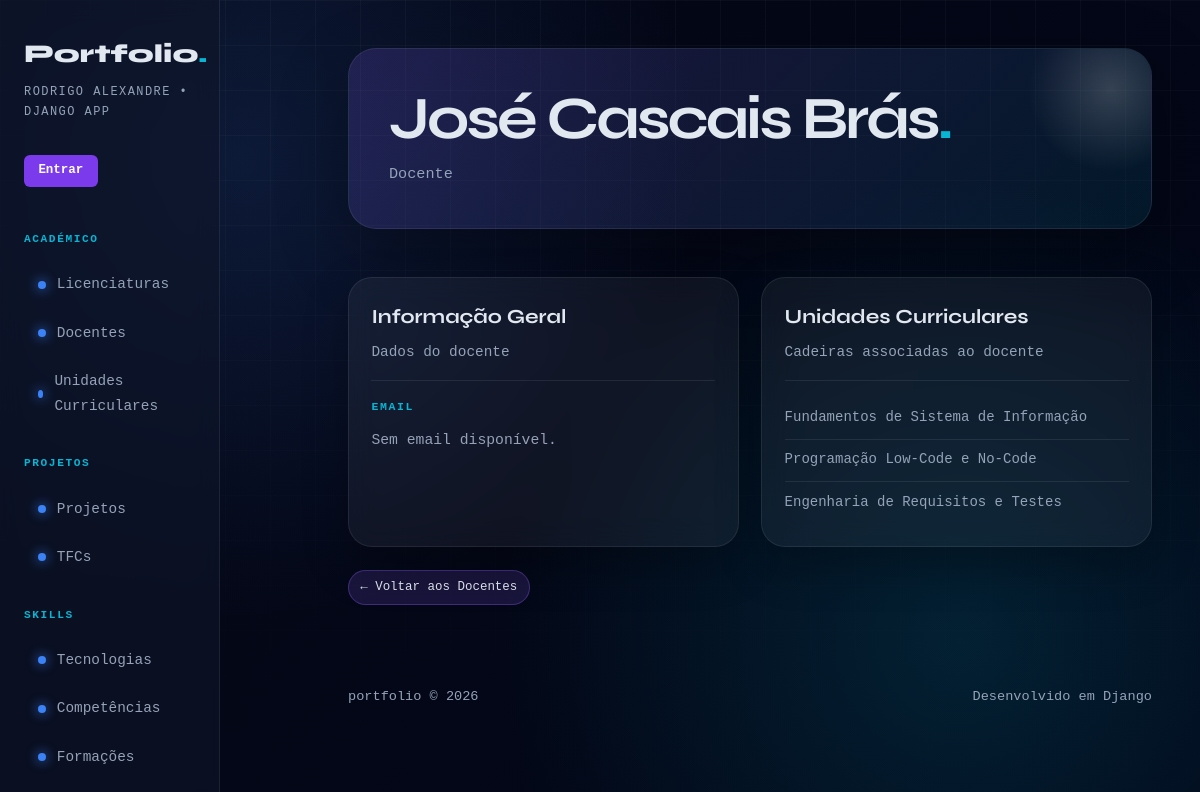
Page /portfolio/docentes/2/ on the committed database.
### portfolio/models.py (models this page shows, shortened)
class Docente(models.Model):
    nome = models.CharField(max_length=200)
    email = models.EmailField(blank=True)
    url_pagina_lusofona = models.URLField(blank=True)
    linkedin = models.URLField(blank=True)
    foto = models.ImageField(upload_to="docentes/", blank=True, null=True)
    class Meta:
        verbose_name_plural = "Docentes"
        ordering = ["nome"]

class UnidadeCurricular(models.Model):
    nome = models.CharField(max_length=200)
    sigla = models.CharField(max_length=20, blank=True)
    ano_curricular = models.IntegerField()
    semestre = models.IntegerField()
    ects = models.IntegerField()
    apresentacao = models.TextField(blank=True)
    codigo_curso = models.IntegerField(null=True, blank=True)
    codigo_uc = models.IntegerField(null=True, blank=True)
    licenciatura = models.ForeignKey(
        Licenciatura, on_delete=models.CASCADE, related_name="ucs"
    )
    docentes = models.ManyToManyField(
        Docente, blank=True, related_name="ucs"
    )
    objetivos = models.TextField(blank=True)
    programa = models.TextField(blank=True)
    metodologia = models.TextField(blank=True)
    bibliografia = models.TextField(blank=True)
    natureza = models.CharField(max_length=50, blank=True)
    class Meta:
        verbose_name_plural = "Unidades Curriculares"

### portfolio/views.py (the view)
# urls.py: path('docentes/<int:docente_id>/', views.docente_detail_view, name='docente_detail'),
def docente_detail_view(request, docente_id):
    docente = get_object_or_404(Docente, id=docente_id)
    return render(request, 'portfolio/docente_detail.html', {
        'docente': docente
    })

### portfolio/templates/portfolio/docente_detail.html (shortened to what this page needs)
{% extends "portfolio/base.html" %}
{% block content %}
<div class="page-header">
    <div>
        <h2>{{ docente.nome }}<span>.</span></h2>
    </div>
    <span class="page-count">Docente</span>
</div>
<section class="grid">
    <article class="card">
        <header>
            <h3>Informação Geral</h3>
            <p>Dados do docente</p>
        </header>
        <section>
            <h4>Email</h4>
            {% if docente.email %}
                <p>{{ docente.email }}</p>
            {% else %}
                <p>Sem email disponível.</p>
            {% endif %}
        </section>
    </article>
    <article class="card">
        <header>
            <h3>Unidades Curriculares</h3>
            <p>Cadeiras associadas ao docente</p>
        </header>
        <section>
            <ul class="plain-list">
                {% for uc in docente.ucs.all %}
                    <li>
                        <a href="{% url 'uc_detail' uc.id %}" style="color: inherit; text-decoration: none;">
                            {{ uc.nome }}
                        </a>
                    </li>
                {% empty %}
                    <li>Sem UCs atribuídas</li>
                {% endfor %}
            </ul>
        </section>
    </article>
</section>
<br>
<a href="{% url 'docentes' %}" class="badge" style="text-decoration: none;">
    ← Voltar aos Docentes
</a>
{% endblock %}

### portfolio/static/portfolio/styles.css (style rules this page uses)
* { margin: 0; padding: 0; box-sizing: border-box; }
:root { --bg: #050816; --surface: rgba(15, 23, 42, 0.7); --border: rgba(255, 255, 255, 0.08); --accent: #3b82f6; --accent2: #06b6d4; --text: #e2e8f0; --muted: #94a3b8; --card: rgba(255, 255, 255, 0.05); }
html { scroll-behavior: smooth; }
body { background: radial-gradient(circle at 20% 20%, rgba(59,130,246,0.15), transparent 40%), radial-gradient(circle at 80% 80%, rgba(6,182,212,0.15), transparent 40%), linear-gradient(135deg, #050816, #020617); color: var(--text); font-family: 'DM Mono', monospace; font-size: 14px; line-height: 1.7; min-height: 100vh; }
body::before { content: ""; position: fixed; inset: 0; background-image: linear-gradient(rgba(255,255,255,0.03) 1px, transparent 1px), linear-gradient(90deg, rgba(255,255,255,0.03) 1px, transparent 1px); background-size: 45px 45px; pointer-events: none; mask-image: linear-gradient(to bottom, black, transparent); }
.page-header { position: relative; margin-bottom: 3rem; padding: 2.5rem; border-radius: 28px; background: linear-gradient(135deg, rgba(139,92,246,0.18), rgba(6,182,212,0.10)); border: 1px solid var(--border); box-shadow: 0 25px 70px rgba(0,0,0,0.30); overflow: hidden; }
.page-header::after { content: ""; position: absolute; width: 180px; height: 180px; right: -50px; top: -50px; background: radial-gradient(circle, rgba(255,255,255,0.18), transparent 65%); border-radius: 50%; }
.page-header h2 { font-family: 'Syne', sans-serif; font-size: clamp(2rem, 5vw, 4rem); line-height: 1; letter-spacing: -0.05em; margin-bottom: 0.8rem; }
.page-header h2 span { color: var(--accent2); }
.page-header p, .page-count { color: var(--muted); font-size: 0.95rem; }
section.grid { display: grid; grid-template-columns: repeat(auto-fit, minmax(280px, 1fr)); gap: 1.4rem; }
article.card { position: relative; padding: 1.4rem; background: var(--card); border: 1px solid var(--border); border-radius: 24px; backdrop-filter: blur(14px); box-shadow: 0 18px 45px rgba(0,0,0,0.25); overflow: hidden; transition: 0.25s ease; animation: fadeUp 0.5s ease both; }
article.card::before { content: ""; position: absolute; inset: 0; background: linear-gradient(135deg, rgba(139,92,246,0.18), transparent 45%); opacity: 0; transition: 0.25s ease; }
article.card > * { position: relative; z-index: 1; }
article.card header { border-bottom: 1px solid var(--border); padding-bottom: 1rem; margin-bottom: 1rem; }
article.card header h3 { font-family: 'Syne', sans-serif; font-size: 1.25rem; margin-bottom: 0.35rem; }
article.card header p { color: var(--muted); font-size: 0.9rem; }
article.card section h4 { color: var(--accent2); font-size: 0.72rem; text-transform: uppercase; letter-spacing: 0.14em; margin-bottom: 0.7rem; }
article.card section p { color: var(--muted); font-size: 0.92rem; line-height: 1.7; }
ul.tag-list li, .badge { display: inline-block; padding: 0.35rem 0.7rem; border-radius: 999px; background: rgba(139,92,246,0.16); color: var(--text); border: 1px solid rgba(139,92,246,0.35); font-size: 0.78rem; }
ul.plain-list { list-style: none; }
ul.plain-list li { padding: 0.55rem 0; color: var(--muted); border-bottom: 1px solid var(--border); }
ul.plain-list li:last-child { border-bottom: none; }

### rows in the picture
Docente: nome "José Cascais Brás"
UnidadeCurricular: nome "Fundamentos de Sistema de Informação"
UnidadeCurricular: nome "Programação Low-Code e No-Code"
UnidadeCurricular: nome "Engenharia de Requisitos e Testes"
